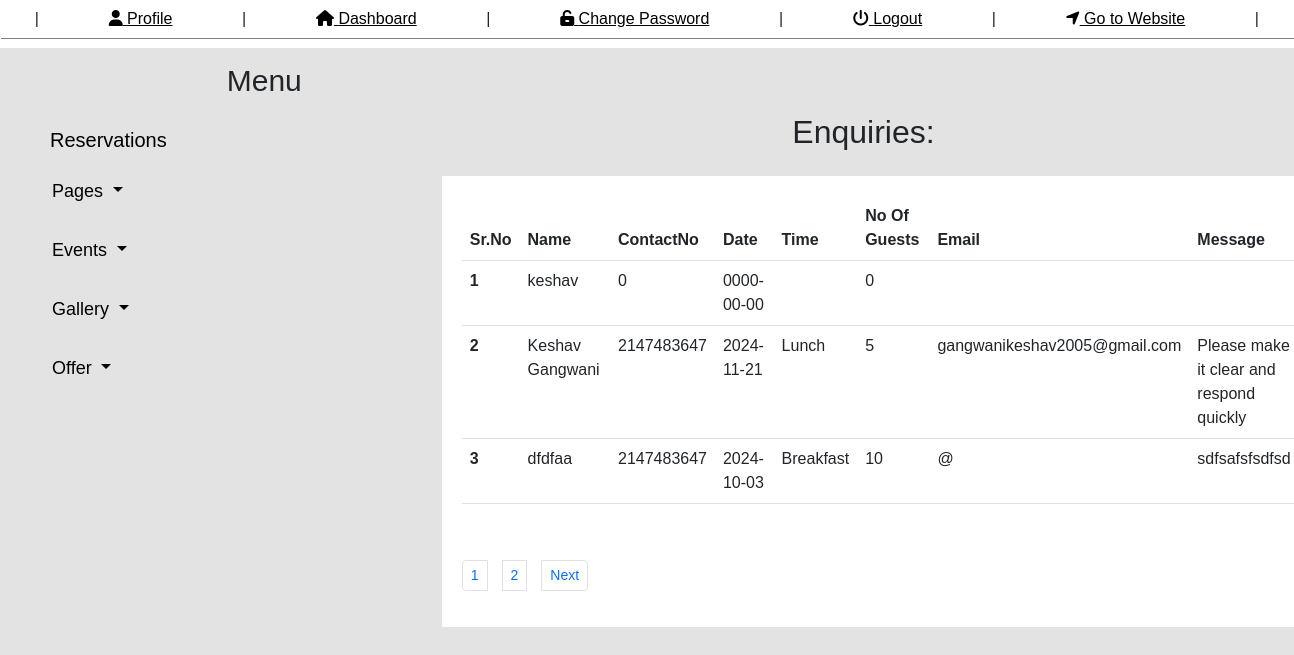
The page /admin/enquiry.php (signed in) on the database its author committed.
### tables this page shows
CREATE TABLE `reservation` (
  `res_id` int(11) NOT NULL,
  `res_name` varchar(20) NOT NULL,
  `res_email` varchar(50) NOT NULL,
  `res_phone` double NOT NULL,
  `res_guests` int(11) NOT NULL,
  `res_date` date NOT NULL,
  `res_time` varchar(11) NOT NULL,
  `res_message` text NOT NULL
);

### admin/enquiry.php (the view, shortened to what this page needs)
<?php
include_once "html.php";
?>
<body>
    <header>
        <?php
          include_once "header.php";
        ?>
    </header>
    <aside>
        <div class="all-main">
            <?php
                include_once "la.php";
            ?>
            <div class="right-aside mgt-50">
                <h2>Enquiries:</h2>
                <div class="cp-box">
                <div class="table-responsive">
                    <table class="table wdi">
                        <thead>
                            <tr>
                            <th scope="col">Sr.No</th>
                            <th scope="col">Name</th>
                            <th scope="col">ContactNo</th>
                            <th scope="col">Date</th>
                            <th scope="col">Time</th>
                            <th scope="col">No Of Guests</th>
                            <th scope="col">Email</th>
                            <th scope="col">Message</th>
                            </tr>
                        </thead>
                        <tbody>
                            <?php
                                $limit=3;
                                $page=$_GET['page'];
                                if($page!=""){
                                    $page=$_GET['page'];
                                }
                                else{
                                    $page=1;
                                }
                                $offset=($page-1)*$limit;
                                $sel="SELECT * FROM reservation limit $offset,$limit";
                                $exe=mysqli_query($con,$sel);
                                while($fetch=mysqli_fetch_array($exe)){
                            ?>
                            <tr>
                            <th scope="row"><?php echo $fetch['res_id'] ?></th>
                            <td><?php echo $fetch['res_name'] ?></td>
                            <td><?php echo $fetch['res_phone'] ?></td>
                            <td><?php echo $fetch['res_date'] ?></td>
                            <td><?php echo $fetch['res_time'] ?></td>
                            <td><?php echo $fetch['res_guests'] ?></td>
                            <td><?php echo $fetch['res_email'] ?></td>
                            <td><?php echo $fetch['res_message'] ?></td>
                            </tr>
                            <?php
                                }
                            ?>
                        </tbody>
                     </table>
                </div>
                <nav aria-label="...">
                    <?php
                    $selll="SELECT * FROM reservation";
                    $exe=mysqli_query($con,$selll);
                    $totrow=mysqli_num_rows($exe);
                    if($totrow>0){
                        $totpages=ceil($totrow/$limit);
                    }
                    echo '<ul class="pagination pagination-sm pagina">';
                    for($i=1;$i<=$totpages;$i++){
                        echo '<li class="page-item"><a class="page-link" href="enquiry.php?page='.$i.'">'.$i.'</a></li>';
                    }
                    if($page<$totpages){
                        echo '<li class="page-item"><a class="page-link" href="enquiry.php?page='.($page+1).'">Next</a></li>';
                    }
                    echo '</ul>';
                    ?>
                </nav>
                </div>
            </div>
        </div>
    </aside>
</body>
</html>

### admin/html.php (shortened to what this page needs)
<!DOCTYPE html>
<html lang="en">
<head>
    <link href="https://cdn.jsdelivr.net/npm/bootstrap@5.3.0-alpha1/dist/css/bootstrap.min.css" rel="stylesheet">
    <link href="https://getbootstrap.com/docs/5.3/assets/css/docs.css" rel="stylesheet">
    <link href="https://cdnjs.cloudflare.com/ajax/libs/summernote/0.8.9/summernote-bs4.css" rel="stylesheet">
    <link rel="stylesheet" href="2.css">
</head>

### admin/header.php (shortened to what this page needs)
<!DOCTYPE html>
<html lang="en">
<head>
    <link rel="stylesheet" href="https://cdnjs.cloudflare.com/ajax/libs/font-awesome/6.3.0/css/all.min.css" />
</head>
<body>
    <div class="box">
        <div class="menu">
            <p>|</p>
            <p><a href="admin.php"><i class="fa-solid fa-user"></i> Profile</a></p>
            <p>|</p>
            <p><a href="dashboard.php"><i class="fa-solid fa-house"></i> Dashboard</a></p>
            <p>|</p>
            <p><a href="cp.php"><i class="fa-solid fa-unlock-keyhole"></i> Change Password</a></p>
            <p>|</p>
            <p><a href="logout.php"><i class="fa-solid fa-power-off"></i> Logout</a></p>
            <p>|</p>
            <p><a href="http://localhost/php5/"><i class="fa-solid fa-location-arrow"></i> Go to Website</a></p>
            <p>|</p>
        </div>
    </div>
</body>
</html>

### admin/la.php (shortened to what this page needs)
  <div class="main">
      <div class="left-aside">
          <div class="menu2">
          <div class="dropdown-center mg-30">
          <h5><a href="enquiry.php" class="enq-link">Reservations</a></h5>
          </div>
          <div class="dropdown-center mg-30">
              <button class="btn btn-secondary dropdown-toggle btn-color" type="button" data-bs-toggle="dropdown" aria-expanded="false">
                Pages
              </button>
            </div>
            <div class="dropdown-center  mg-30">
              <button class="btn btn-secondary dropdown-toggle btn-color" type="button" data-bs-toggle="dropdown" aria-expanded="false">
                Events
              </button>
            </div><div class="dropdown-center mg-30">
              <button class="btn btn-secondary dropdown-toggle btn-color" type="button" data-bs-toggle="dropdown" aria-expanded="false">
                Gallery
              </button>
            </div>
            <div class="dropdown-center mg-30">
              <button class="btn btn-secondary dropdown-toggle btn-color" type="button" data-bs-toggle="dropdown" aria-expanded="false">
                Offer
              </button>
            </div>
          </div>
          <div class="head">
                  <p>Menu</p>
          </div>
      </div>
</div>

### admin/2.css (style rules this page uses)
.all-main { display: flex; width: 100%; }
.right-aside { width: 76%; margin-left: 70px; }
.right-aside h2 { text-align: center; margin-top: 15px; }
.cp-box { width: 90%; margin: 25px 70px; background: white; padding: 20px; }
.mgt-50 { margin-top: 50px; }
.table { width: 500px; height: 200px; margin-right: 40px; }
.pagina { margin-top: 40px; }
.pagina li { margin-right: 15px; }
.wdi { width: 100%; }
* { padding: 0px; margin: 0px; text-decoration: none; font-family: sans-serif; }
body { background: #80808038; }
.left-aside { display: flex; }
.menu2 { margin: 80px 40px; }
.enq-link { margin: 5px 10px; text-decoration: none; color: black; }
.head { margin-top: 10px; margin-left: 10px; }
.head p { font-size: 30px; }
.mg-30 { margin-bottom: 20px; }
.btn-color { background: transparent; color: black; border: none; font-size: 18px; }

### admin/header.php (style rules this page uses)
* { padding: 0px; margin: 0px; text-decoration: none; font-family: sans-serif; }
html { scroll-behavior: smooth; }
.box { width: 100%; height: 38px; background: white; box-shadow: 1px 1px grey; position: fixed; top: 0px; z-index: 2; }
.menu { display: flex; justify-content: space-around; line-height: 38px; }
.menu p { margin:0px; }
.menu p a { color: black; transition: 0.5s; }

### rows shown on the page
reservation: res_id "1", res_name "keshav", res_phone "0", res_date "0000-00-00", res_guests "0"
reservation: res_id "2", res_name "Keshav Gangwani", res_phone "2147483647", res_date "2024-11-21", res_time "Lunch", res_guests "5", res_email "gangwanikeshav2005@gmail.com", res_message "Please make it clear and respond quickly"
reservation: res_id "3", res_name "dfdfaa", res_phone "2147483647", res_date "2024-10-03", res_time "Breakfast", res_guests "10", res_email "@", res_message "sdfsafsfsdfsd"
